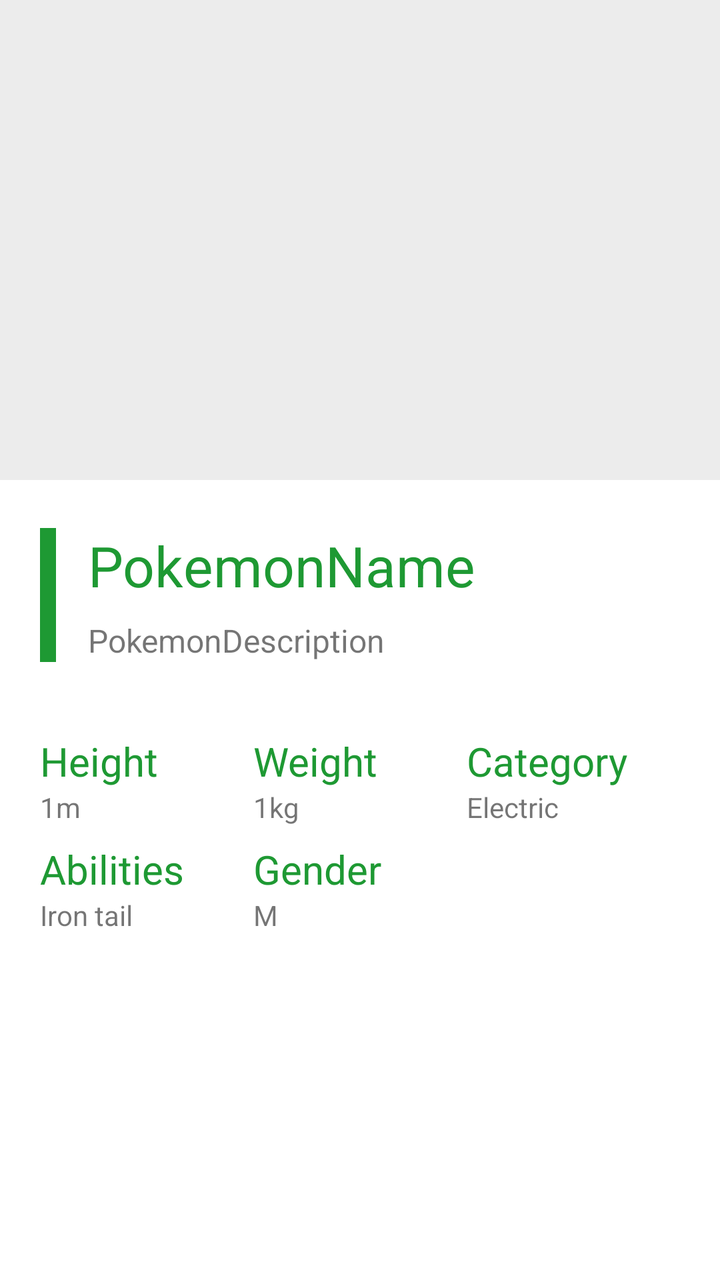
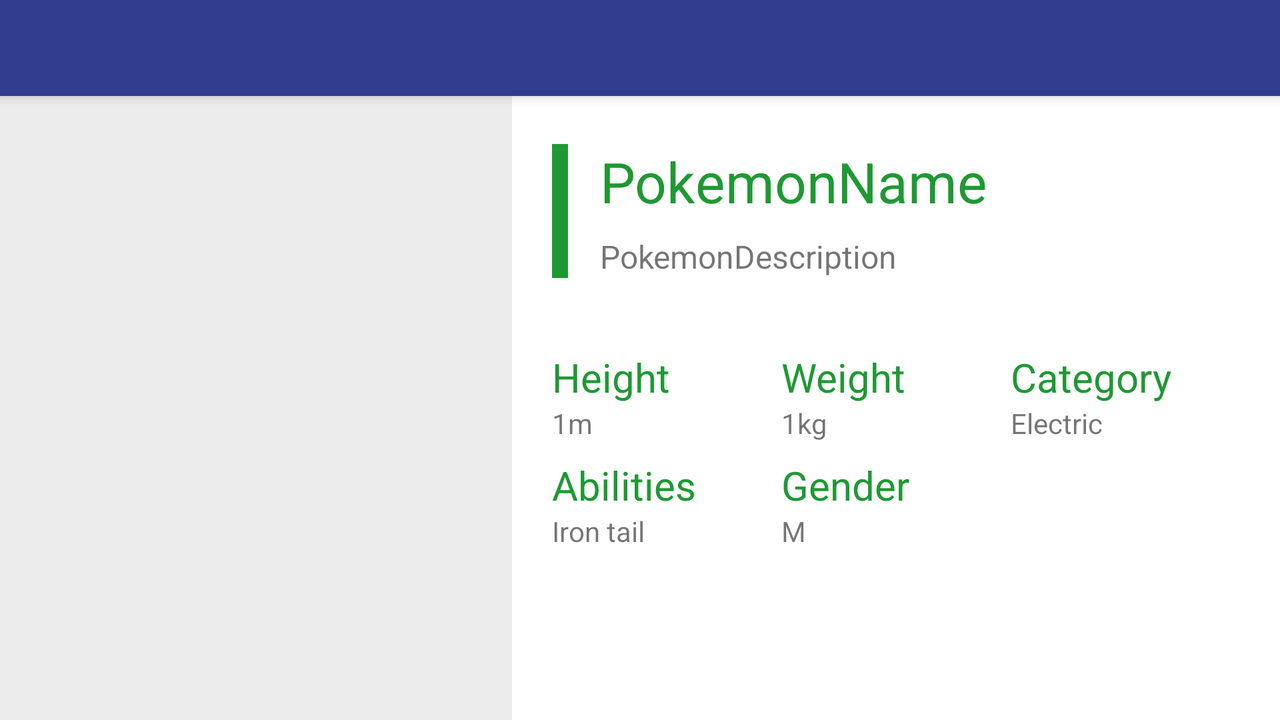

The same Android screen from two of the app's own layout files: first res/layout/ as a phone draws it, then the repository's variant for another configuration, drawn on a device whose configuration selects that folder. Both files follow.
<!-- AndroidManifest.xml: application theme AppTheme -->
<!-- res/layout/details_fragment.xml -->
<?xml version="1.0" encoding="utf-8"?>
<android.support.design.widget.CoordinatorLayout xmlns:android="http://schemas.android.com/apk/res/android"
    xmlns:app="http://schemas.android.com/apk/res-auto"
    android:layout_width="match_parent"
    android:layout_height="match_parent"
    android:fitsSystemWindows="true">

    <android.support.design.widget.AppBarLayout
        android:id="@+id/detailsAppBarLayout"
        android:layout_width="match_parent"
        android:layout_height="wrap_content"
        android:fitsSystemWindows="true"
        android:theme="@style/ThemeOverlay.AppCompat.Dark.ActionBar">

        <android.support.design.widget.CollapsingToolbarLayout
            android:id="@+id/detailsCollapsingToolbar"
            android:layout_width="match_parent"
            android:layout_height="match_parent"
            android:fitsSystemWindows="true"
            app:contentScrim="?attr/colorPrimary"
            app:expandedTitleMarginEnd="64dp"
            app:expandedTitleMarginStart="48dp"
            app:layout_scrollFlags="scroll|exitUntilCollapsed">

            <ImageView
                android:id="@+id/detailsImage"
                android:layout_width="match_parent"
                android:layout_height="@dimen/spacing_30x"
                android:background="@color/xlight_gray"
                android:src="@drawable/ic_image_black_48dp" />

            <android.support.v7.widget.Toolbar
                android:id="@+id/toolbar"
                android:layout_width="match_parent"
                android:layout_height="?attr/actionBarSize"
                app:layout_collapseMode="pin"
                app:popupTheme="@style/ThemeOverlay.AppCompat.Light" />

        </android.support.design.widget.CollapsingToolbarLayout>

    </android.support.design.widget.AppBarLayout>

    <android.support.v4.widget.NestedScrollView
        android:layout_width="match_parent"
        android:layout_height="match_parent"
        android:clipToPadding="false"
        app:layout_behavior="@string/appbar_scrolling_view_behavior">

        <android.support.constraint.ConstraintLayout
            android:layout_width="match_parent"
            android:layout_height="match_parent">

            <android.support.constraint.ConstraintLayout
                android:id="@+id/constraintLayout"
                android:layout_width="0dp"
                android:layout_height="wrap_content"
                android:layout_marginTop="@dimen/spacing_2x"
                app:layout_constraintHorizontal_bias="0.0"
                app:layout_constraintLeft_toLeftOf="parent"
                app:layout_constraintRight_toRightOf="parent"
                app:layout_constraintTop_toTopOf="parent">

                <View
                    android:id="@+id/view"
                    android:layout_width="@dimen/spacing_1x"
                    android:layout_height="0dp"
                    android:layout_marginBottom="@dimen/spacing_1x"
                    android:layout_marginLeft="@dimen/spacing_2.5x"
                    android:layout_marginTop="@dimen/spacing_1x"
                    android:background="@color/light_green"
                    app:layout_constraintBottom_toBottomOf="parent"
                    app:layout_constraintLeft_toLeftOf="parent"
                    app:layout_constraintTop_toTopOf="parent" />

                <TextView
                    android:id="@+id/detailsName"
                    android:layout_width="0dp"
                    android:layout_height="wrap_content"
                    android:layout_marginEnd="@dimen/spacing_3x"
                    android:layout_marginLeft="@dimen/spacing_2x"
                    android:layout_marginRight="@dimen/spacing_3x"
                    android:layout_marginStart="@dimen/spacing_2x"
                    android:layout_marginTop="@dimen/spacing_1x"
                    android:text="@string/pokemon_name_placeholder"
                    android:textColor="@color/light_green"
                    android:textSize="@dimen/spacing_3.5x"
                    app:layout_constraintHorizontal_bias="0.0"
                    app:layout_constraintLeft_toRightOf="@+id/view"
                    app:layout_constraintRight_toRightOf="parent"
                    app:layout_constraintTop_toTopOf="parent" />

                <TextView
                    android:id="@+id/detailsDescription"
                    android:layout_width="0dp"
                    android:layout_height="wrap_content"
                    android:layout_marginBottom="@dimen/spacing_1x"
                    android:layout_marginEnd="@dimen/spacing_3x"
                    android:layout_marginLeft="@dimen/spacing_2x"
                    android:layout_marginRight="@dimen/spacing_3x"
                    android:layout_marginStart="@dimen/spacing_2x"
                    android:layout_marginTop="@dimen/spacing_1x"
                    android:text="@string/pokemon_description_placeholder"
                    android:textSize="@dimen/spacing_2x"
                    app:layout_constraintBottom_toBottomOf="parent"
                    app:layout_constraintHorizontal_bias="0.0"
                    app:layout_constraintLeft_toRightOf="@+id/view"
                    app:layout_constraintRight_toRightOf="parent"
                    app:layout_constraintTop_toBottomOf="@+id/detailsName" />

            </android.support.constraint.ConstraintLayout>


            <LinearLayout
                android:layout_width="0dp"
                android:layout_height="wrap_content"
                android:layout_marginTop="@dimen/spacing_2.5x"
                android:orientation="vertical"
                app:layout_constraintLeft_toLeftOf="parent"
                app:layout_constraintRight_toRightOf="parent"
                app:layout_constraintTop_toBottomOf="@+id/constraintLayout">

                <LinearLayout
                    android:id="@+id/linearLayout"
                    android:layout_width="match_parent"
                    android:layout_height="match_parent"
                    android:layout_marginEnd="@dimen/spacing_2.5x"
                    android:layout_marginLeft="@dimen/spacing_2.5x"
                    android:layout_marginRight="@dimen/spacing_2.5x"
                    android:layout_marginStart="@dimen/spacing_2.5x"
                    android:layout_marginTop="@dimen/spacing_1x"
                    android:orientation="horizontal"
                    app:layout_constraintLeft_toLeftOf="parent"
                    app:layout_constraintRight_toRightOf="parent"
                    app:layout_constraintTop_toBottomOf="@+id/constraintLayout">

                    <LinearLayout
                        android:layout_width="match_parent"
                        android:layout_height="match_parent"
                        android:layout_weight="1"
                        android:orientation="vertical">

                        <TextView
                            android:id="@+id/detailsHeightTitle"
                            android:layout_width="wrap_content"
                            android:layout_height="wrap_content"
                            android:text="@string/height"
                            android:textColor="@color/light_green"
                            android:textSize="@dimen/spacing_2.5x" />

                        <TextView
                            android:id="@+id/detailsHeight"
                            android:layout_width="wrap_content"
                            android:layout_height="wrap_content"
                            android:text="@string/add_height_placeholder" />
                    </LinearLayout>

                    <LinearLayout
                        android:layout_width="match_parent"
                        android:layout_height="match_parent"
                        android:layout_weight="1"
                        android:orientation="vertical">

                        <TextView
                            android:id="@+id/detailsWeightTitle"
                            android:layout_width="wrap_content"
                            android:layout_height="wrap_content"
                            android:text="@string/weight"
                            android:textColor="@color/light_green"
                            android:textSize="@dimen/spacing_2.5x" />

                        <TextView
                            android:id="@+id/detailsWeight"
                            android:layout_width="wrap_content"
                            android:layout_height="wrap_content"
                            android:text="@string/add_weight_placeholder" />
                    </LinearLayout>

                    <LinearLayout
                        android:layout_width="match_parent"
                        android:layout_height="match_parent"
                        android:layout_weight="1"
                        android:orientation="vertical">

                        <TextView
                            android:id="@+id/detailsCategoryTitle"
                            android:layout_width="wrap_content"
                            android:layout_height="wrap_content"
                            android:text="@string/category"
                            android:textColor="@color/light_green"
                            android:textSize="@dimen/spacing_2.5x" />

                        <TextView
                            android:id="@+id/detailsCategory"
                            android:layout_width="wrap_content"
                            android:layout_height="wrap_content"
                            android:text="@string/add_category_placeholder" />
                    </LinearLayout>
                </LinearLayout>

                <LinearLayout
                    android:id="@+id/linearLayout2"
                    android:layout_width="match_parent"
                    android:layout_height="match_parent"
                    android:layout_marginEnd="@dimen/spacing_2.5x"
                    android:layout_marginLeft="@dimen/spacing_2.5x"
                    android:layout_marginRight="@dimen/spacing_2.5x"
                    android:layout_marginStart="@dimen/spacing_2.5x"
                    android:layout_marginTop="@dimen/spacing_1x"
                    android:orientation="horizontal"
                    android:weightSum="3"
                    app:layout_constraintLeft_toLeftOf="parent"
                    app:layout_constraintRight_toRightOf="parent"
                    app:layout_constraintTop_toBottomOf="@+id/linearLayout">

                    <LinearLayout
                        android:layout_width="match_parent"
                        android:layout_height="match_parent"
                        android:layout_weight="2"
                        android:orientation="vertical">

                        <TextView
                            android:id="@+id/detailsAbilitiesTitle"
                            android:layout_width="wrap_content"
                            android:layout_height="wrap_content"
                            android:text="@string/abilities"
                            android:textColor="@color/light_green"
                            android:textSize="@dimen/spacing_2.5x" />

                        <TextView
                            android:id="@+id/detailsAbilities"
                            android:layout_width="wrap_content"
                            android:layout_height="wrap_content"
                            android:text="@string/add_abilities_placeholder" />
                    </LinearLayout>

                    <LinearLayout
                        android:layout_width="match_parent"
                        android:layout_height="match_parent"
                        android:layout_weight="1"
                        android:orientation="vertical">

                        <TextView
                            android:id="@+id/detailsGenderTitle"
                            android:layout_width="wrap_content"
                            android:layout_height="wrap_content"
                            android:text="@string/gender"
                            android:textColor="@color/light_green"
                            android:textSize="@dimen/spacing_2.5x" />

                        <TextView
                            android:id="@+id/detailsGender"
                            android:layout_width="wrap_content"
                            android:layout_height="wrap_content"
                            android:text="@string/add_gender_placeholder" />
                    </LinearLayout>

                </LinearLayout>
            </LinearLayout>

        </android.support.constraint.ConstraintLayout>
    </android.support.v4.widget.NestedScrollView>

</android.support.design.widget.CoordinatorLayout>
<!-- resources referenced by this layout -->
<resources>
  <color name="light_green">#1e9933</color>
  <color name="xlight_gray">#ececec</color>
  <dimen name="spacing_1x">8dp</dimen>
  <dimen name="spacing_2.5x">20dp</dimen>
  <dimen name="spacing_2x">16dp</dimen>
  <dimen name="spacing_3.5x">28dp</dimen>
  <dimen name="spacing_30x">240dp</dimen>
  <dimen name="spacing_3x">24dp</dimen>
  <string name="abilities">Abilities</string>
  <string name="add_abilities_placeholder">Iron tail</string>
  <string name="add_category_placeholder">Electric</string>
  <string name="add_gender_placeholder">M</string>
  <string name="add_height_placeholder">1m</string>
  <string name="add_weight_placeholder">1kg</string>
  <string name="category">Category</string>
  <string name="gender">Gender</string>
  <string name="height">Height</string>
  <string name="pokemon_description_placeholder">PokemonDescription</string>
  <string name="pokemon_name_placeholder">PokemonName</string>
  <string name="weight">Weight</string>
  <style name="AppTheme" parent="Theme.AppCompat.Light.NoActionBar">
          
          <item name="android:windowBackground">@color/white</item>
          <item name="colorPrimary">@color/colorPrimary</item>
          <item name="colorPrimaryDark">@color/colorPrimaryDark</item>
          <item name="colorAccent">@color/colorAccent</item>
      </style>
  <color name="white">#FFFFFF</color>
  <color name="colorPrimary">#313E8F</color>
  <color name="colorPrimaryDark">#1F325C</color>
  <color name="colorAccent">#FF4081</color>
</resources>
<!-- res/layout-land/details_fragment.xml (the repository's variant of the layout above) -->
<!-- drawn on the phone turned sideways -->
<?xml version="1.0" encoding="utf-8"?>
<LinearLayout xmlns:android="http://schemas.android.com/apk/res/android"
    xmlns:app="http://schemas.android.com/apk/res-auto"
    xmlns:tools="http://schemas.android.com/tools"
    android:layout_width="match_parent"
    android:layout_height="match_parent"
    android:orientation="vertical">

    <include
        android:id="@+id/toolbar"
        layout="@layout/pokemon_toolbar" />

    <LinearLayout
        android:layout_width="match_parent"
        android:layout_height="match_parent"
        android:orientation="horizontal">

        <RelativeLayout
            android:layout_width="match_parent"
            android:layout_height="match_parent"
            android:layout_weight="0.6"
            android:background="@color/xlight_gray">

            <ImageView
                android:id="@+id/detailsImage"
                android:layout_width="match_parent"
                android:layout_height="match_parent"
                android:layout_alignParentLeft="true"
                android:layout_alignParentStart="true"
                android:layout_alignParentTop="true"
                android:src="@drawable/ic_image_black_48dp" />
        </RelativeLayout>

        <ScrollView
            android:layout_width="match_parent"
            android:layout_height="match_parent"
            android:layout_weight="0.4">

            <android.support.constraint.ConstraintLayout
                android:layout_width="match_parent"
                android:layout_height="match_parent">

                <android.support.constraint.ConstraintLayout
                    android:id="@+id/constraintLayout"
                    android:layout_width="0dp"
                    android:layout_height="wrap_content"
                    android:layout_marginTop="@dimen/spacing_2x"
                    app:layout_constraintHorizontal_bias="0.0"
                    app:layout_constraintLeft_toLeftOf="parent"
                    app:layout_constraintRight_toRightOf="parent"
                    app:layout_constraintTop_toTopOf="parent">

                    <View
                        android:id="@+id/view"
                        android:layout_width="8dp"
                        android:layout_height="0dp"
                        android:layout_marginBottom="@dimen/spacing_1x"
                        android:layout_marginLeft="@dimen/spacing_2.5x"
                        android:layout_marginStart="@dimen/spacing_2.5x"
                        android:layout_marginTop="@dimen/spacing_1x"
                        android:background="@color/light_green"
                        app:layout_constraintBottom_toBottomOf="parent"
                        app:layout_constraintLeft_toLeftOf="parent"
                        app:layout_constraintTop_toTopOf="parent" />

                    <TextView
                        android:id="@+id/detailsName"
                        android:layout_width="0dp"
                        android:layout_height="wrap_content"
                        android:layout_marginEnd="@dimen/spacing_3x"
                        android:layout_marginLeft="@dimen/spacing_2x"
                        android:layout_marginRight="@dimen/spacing_3x"
                        android:layout_marginStart="@dimen/spacing_2x"
                        android:layout_marginTop="@dimen/spacing_1x"
                        android:text="@string/pokemon_name_placeholder"
                        android:textColor="@color/light_green"
                        android:textSize="@dimen/spacing_3.5x"
                        app:layout_constraintHorizontal_bias="0.0"
                        app:layout_constraintLeft_toRightOf="@+id/view"
                        app:layout_constraintRight_toRightOf="parent"
                        app:layout_constraintTop_toTopOf="parent" />

                    <TextView
                        android:id="@+id/detailsDescription"
                        android:layout_width="0dp"
                        android:layout_height="wrap_content"
                        android:layout_marginBottom="@dimen/spacing_1x"
                        android:layout_marginEnd="@dimen/spacing_3x"
                        android:layout_marginLeft="@dimen/spacing_2x"
                        android:layout_marginRight="@dimen/spacing_3x"
                        android:layout_marginStart="@dimen/spacing_2x"
                        android:layout_marginTop="@dimen/spacing_1x"
                        android:text="@string/pokemon_description_placeholder"
                        android:textSize="@dimen/spacing_2x"
                        app:layout_constraintBottom_toBottomOf="parent"
                        app:layout_constraintHorizontal_bias="0.0"
                        app:layout_constraintLeft_toRightOf="@+id/view"
                        app:layout_constraintRight_toRightOf="parent"
                        app:layout_constraintTop_toBottomOf="@+id/detailsName" />

                </android.support.constraint.ConstraintLayout>


                <LinearLayout
                    android:layout_width="0dp"
                    android:layout_height="wrap_content"
                    android:layout_marginTop="@dimen/spacing_2.5x"
                    android:orientation="vertical"
                    app:layout_constraintLeft_toLeftOf="parent"
                    app:layout_constraintRight_toRightOf="parent"
                    app:layout_constraintTop_toBottomOf="@+id/constraintLayout">

                    <LinearLayout
                        android:id="@+id/linearLayout"
                        android:layout_width="match_parent"
                        android:layout_height="match_parent"
                        android:layout_marginEnd="@dimen/spacing_2.5x"
                        android:layout_marginLeft="@dimen/spacing_2.5x"
                        android:layout_marginRight="@dimen/spacing_2.5x"
                        android:layout_marginStart="@dimen/spacing_2.5x"
                        android:layout_marginTop="@dimen/spacing_1x"
                        android:orientation="horizontal"
                        app:layout_constraintLeft_toLeftOf="parent"
                        app:layout_constraintRight_toRightOf="parent"
                        app:layout_constraintTop_toBottomOf="@+id/constraintLayout">

                        <LinearLayout
                            android:layout_width="match_parent"
                            android:layout_height="match_parent"
                            android:layout_weight="1"
                            android:orientation="vertical">

                            <TextView
                                android:id="@+id/detailsHeightTitle"
                                android:layout_width="wrap_content"
                                android:layout_height="wrap_content"
                                android:text="@string/height"
                                android:textColor="@color/light_green"
                                android:textSize="@dimen/spacing_2.5x" />

                            <TextView
                                android:id="@+id/detailsHeight"
                                android:layout_width="wrap_content"
                                android:layout_height="wrap_content"
                                android:text="@string/add_height_placeholder" />
                        </LinearLayout>

                        <LinearLayout
                            android:layout_width="match_parent"
                            android:layout_height="match_parent"
                            android:layout_weight="1"
                            android:orientation="vertical">

                            <TextView
                                android:id="@+id/detailsWeightTitle"
                                android:layout_width="wrap_content"
                                android:layout_height="wrap_content"
                                android:text="@string/weight"
                                android:textColor="@color/light_green"
                                android:textSize="@dimen/spacing_2.5x" />

                            <TextView
                                android:id="@+id/detailsWeight"
                                android:layout_width="wrap_content"
                                android:layout_height="wrap_content"
                                android:text="@string/add_weight_placeholder" />
                        </LinearLayout>

                        <LinearLayout
                            android:layout_width="match_parent"
                            android:layout_height="match_parent"
                            android:layout_weight="1"
                            android:orientation="vertical">

                            <TextView
                                android:id="@+id/detailsCategoryTitle"
                                android:layout_width="wrap_content"
                                android:layout_height="wrap_content"
                                android:text="@string/category"
                                android:textColor="@color/light_green"
                                android:textSize="@dimen/spacing_2.5x" />

                            <TextView
                                android:id="@+id/detailsCategory"
                                android:layout_width="wrap_content"
                                android:layout_height="wrap_content"
                                android:text="@string/add_category_placeholder" />
                        </LinearLayout>
                    </LinearLayout>

                    <LinearLayout
                        android:id="@+id/linearLayout2"
                        android:layout_width="match_parent"
                        android:layout_height="match_parent"
                        android:layout_marginEnd="@dimen/spacing_2.5x"
                        android:layout_marginLeft="@dimen/spacing_2.5x"
                        android:layout_marginRight="@dimen/spacing_2.5x"
                        android:layout_marginStart="@dimen/spacing_2.5x"
                        android:layout_marginTop="@dimen/spacing_1x"
                        android:orientation="horizontal"
                        android:weightSum="3"
                        app:layout_constraintLeft_toLeftOf="parent"
                        app:layout_constraintRight_toRightOf="parent"
                        app:layout_constraintTop_toBottomOf="@+id/linearLayout">

                        <LinearLayout
                            android:layout_width="match_parent"
                            android:layout_height="match_parent"
                            android:layout_weight="2"
                            android:orientation="vertical">

                            <TextView
                                android:id="@+id/detailsAbilitiesTitle"
                                android:layout_width="wrap_content"
                                android:layout_height="wrap_content"
                                android:text="@string/abilities"
                                android:textColor="@color/light_green"
                                android:textSize="@dimen/spacing_2.5x" />

                            <TextView
                                android:id="@+id/detailsAbilities"
                                android:layout_width="wrap_content"
                                android:layout_height="wrap_content"
                                android:text="@string/add_abilities_placeholder" />
                        </LinearLayout>

                        <LinearLayout
                            android:layout_width="match_parent"
                            android:layout_height="match_parent"
                            android:layout_weight="1"
                            android:orientation="vertical">

                            <TextView
                                android:id="@+id/detailsGenderTitle"
                                android:layout_width="wrap_content"
                                android:layout_height="wrap_content"
                                android:text="@string/gender"
                                android:textColor="@color/light_green"
                                android:textSize="@dimen/spacing_2.5x" />

                            <TextView
                                android:id="@+id/detailsGender"
                                android:layout_width="wrap_content"
                                android:layout_height="wrap_content"
                                android:text="@string/add_gender_placeholder" />
                        </LinearLayout>

                    </LinearLayout>
                </LinearLayout>

            </android.support.constraint.ConstraintLayout>
        </ScrollView>
    </LinearLayout>

</LinearLayout>
<!-- res/layout/pokemon_toolbar.xml (included above) -->
<?xml version="1.0" encoding="utf-8"?>
<android.support.v7.widget.Toolbar xmlns:android="http://schemas.android.com/apk/res/android"
    xmlns:app="http://schemas.android.com/apk/res-auto"
    android:id="@+id/toolbar"
    style="@style/ToolbarStyle"
    android:layout_width="match_parent"
    android:layout_height="wrap_content"
    android:contentInsetEnd="0dp"
    android:contentInsetStart="0dp"
    android:elevation="@dimen/spacing_0.5x"
    app:layout_constraintLeft_toLeftOf="parent"
    app:layout_constraintRight_toRightOf="parent"
    app:layout_constraintTop_toTopOf="parent">

</android.support.v7.widget.Toolbar>
<!-- resources referenced by the variant -->
<!-- as the phone turned sideways resolves them -->
<resources>
  <color name="light_green">#1e9933</color>
  <color name="xlight_gray">#ececec</color>
  <dimen name="spacing_0.5x">4dp</dimen>
  <dimen name="spacing_1x">8dp</dimen>
  <dimen name="spacing_2.5x">20dp</dimen>
  <dimen name="spacing_2x">16dp</dimen>
  <dimen name="spacing_3.5x">28dp</dimen>
  <dimen name="spacing_3x">24dp</dimen>
  <string name="abilities">Abilities</string>
  <string name="add_abilities_placeholder">Iron tail</string>
  <string name="add_category_placeholder">Electric</string>
  <string name="add_gender_placeholder">M</string>
  <string name="add_height_placeholder">1m</string>
  <string name="add_weight_placeholder">1kg</string>
  <string name="category">Category</string>
  <string name="gender">Gender</string>
  <string name="height">Height</string>
  <string name="pokemon_description_placeholder">PokemonDescription</string>
  <string name="pokemon_name_placeholder">PokemonName</string>
  <string name="weight">Weight</string>
  <style name="ToolbarStyle">
          <item name="android:background">@color/colorPrimary</item>
          <item name="android:theme">@style/ToolbarTheme</item>
      </style>
  <style name="AppTheme" parent="Theme.AppCompat.Light.NoActionBar">
          
          <item name="android:windowBackground">@color/white</item>
          <item name="colorPrimary">@color/colorPrimary</item>
          <item name="colorPrimaryDark">@color/colorPrimaryDark</item>
          <item name="colorAccent">@color/colorAccent</item>
      </style>
  <color name="colorPrimary">#313E8F</color>
  <style name="ToolbarTheme">
          <item name="android:textColorPrimary">@color/white</item>
          <item name="android:textColorSecondary">@color/white</item>
      </style>
  <color name="white">#FFFFFF</color>
  <color name="colorPrimaryDark">#1F325C</color>
  <color name="colorAccent">#FF4081</color>
</resources>
